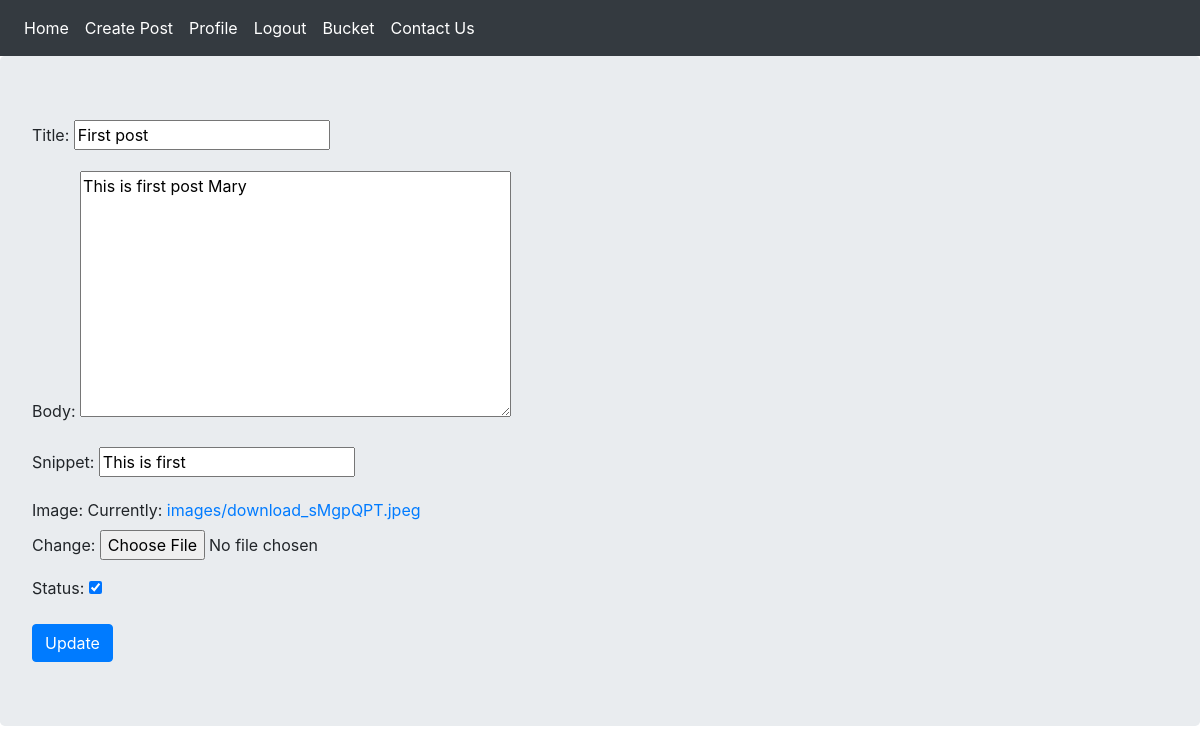
/post_update/7/ (signed in), run on an earlier commit of the app's database.
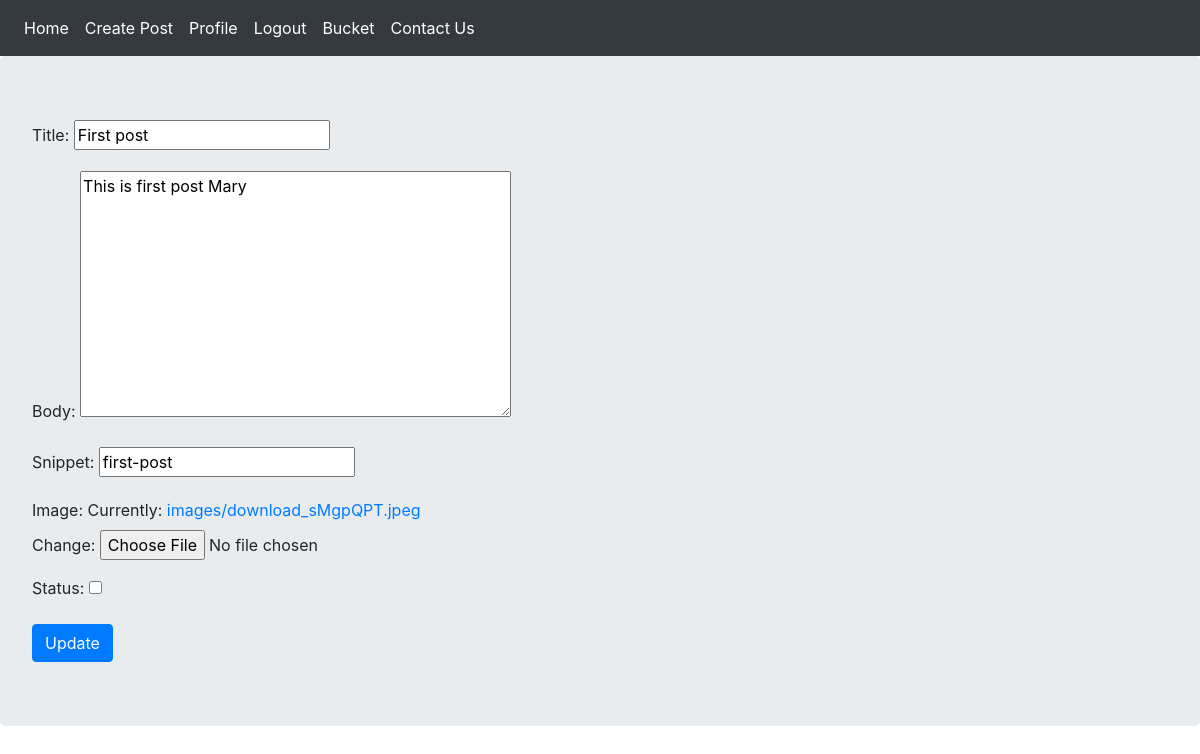
And on a later commit of the database.
### blog/models.py (models this page shows, shortened)
class Post(models.Model):
    user = models.ForeignKey(User, on_delete=models.CASCADE)
    title = models.CharField(max_length=250)
    body = RichTextField()
    snippet = models.CharField(max_length=300)
    image = models.ImageField(default='accounts/avatar/1.jpg')
    publish = models.DateTimeField(default=timezone.now)
    created = models.DateTimeField(auto_now_add=True)
    updated = models.DateTimeField(auto_now=True)
    status = models.BooleanField(default=False)
    class Meta:
        ordering = ['-publish']

### blog/views.py (the view, shortened to what this page needs)
# urls.py: path('post_update/<int:post_id>/', views.PostUpdate.as_view(), name='post_update'),
class PostUpdate(AuthorAccessMixin, View):
    template_name = 'blog/post_update.html'
    form_class = PostCreateForm
    def get(self, request, post_id):
        post = get_object_or_404(Post, id=post_id)
        form = self.form_class(instance=post)
        return render(request, self.template_name, {'form':form,})

### blog/forms.py
class PostCreateForm(forms.ModelForm):
    class Meta:
        model = Post
        fields = ['title', 'body', 'snippet', 'image', 'status']

### blog/mixins.py (called while the page is built)
    def dispatch(self, request, post_id, *args, **kwargs):
        post = get_object_or_404(Post, pk=post_id)
        if request.user.is_authenticated:
            if request.user.is_admin or request.user.username == post.user.username:
                return super().dispatch(request, post_id, *args, **kwargs)
            else:
                return redirect('accounts:profile',  request.user.id )
        else:
            return redirect('accounts:login')

### blog/templates/blog/post_update.html (shortened to what this page needs)
{% extends 'base.html' %}
{% block content %}
    <form action="" method="post" enctype="multipart/form-data">
        {{ form.as_p }}
        <input type="submit" value="Update" class="btn btn-primary">
    </form>
{% endblock %}

What changed in the data, as far as the page shows it:
changed Post "First post": snippet "This is first" → "first-post"; status "☑" → "☐"
